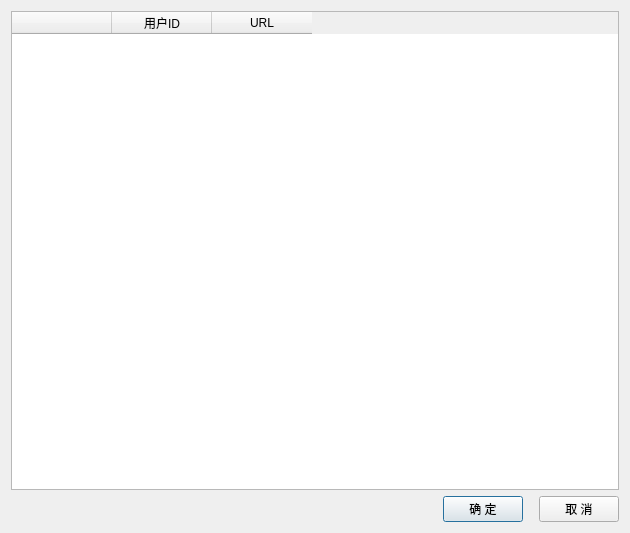
<?xml version="1.0" encoding="UTF-8"?>
<ui version="4.0">
 <class>selUser</class>
 <widget class="QDialog" name="selUser">
  <property name="geometry">
   <rect>
    <x>0</x>
    <y>0</y>
    <width>630</width>
    <height>533</height>
   </rect>
  </property>
  <property name="windowTitle">
   <string>选择分发用户</string>
  </property>
  <layout class="QVBoxLayout" name="verticalLayout">
   <item>
    <widget class="QTableWidget" name="tableWidget">
     <attribute name="verticalHeaderVisible">
      <bool>false</bool>
     </attribute>
     <column>
      <property name="text">
       <string/>
      </property>
     </column>
     <column>
      <property name="text">
       <string>用户ID</string>
      </property>
     </column>
     <column>
      <property name="text">
       <string>URL</string>
      </property>
     </column>
    </widget>
   </item>
   <item>
    <layout class="QHBoxLayout" name="horizontalLayout">
     <property name="spacing">
      <number>16</number>
     </property>
     <item>
      <spacer name="horizontalSpacer">
       <property name="orientation">
        <enum>Qt::Horizontal</enum>
       </property>
       <property name="sizeHint" stdset="0">
        <size>
         <width>40</width>
         <height>20</height>
        </size>
       </property>
      </spacer>
     </item>
     <item>
      <widget class="QPushButton" name="btn_ok">
       <property name="minimumSize">
        <size>
         <width>25</width>
         <height>25</height>
        </size>
       </property>
       <property name="text">
        <string>确 定</string>
       </property>
      </widget>
     </item>
     <item>
      <widget class="QPushButton" name="btn_cancel">
       <property name="minimumSize">
        <size>
         <width>25</width>
         <height>25</height>
        </size>
       </property>
       <property name="text">
        <string>取 消</string>
       </property>
      </widget>
     </item>
    </layout>
   </item>
  </layout>
 </widget>
 <resources/>
 <connections/>
</ui>
